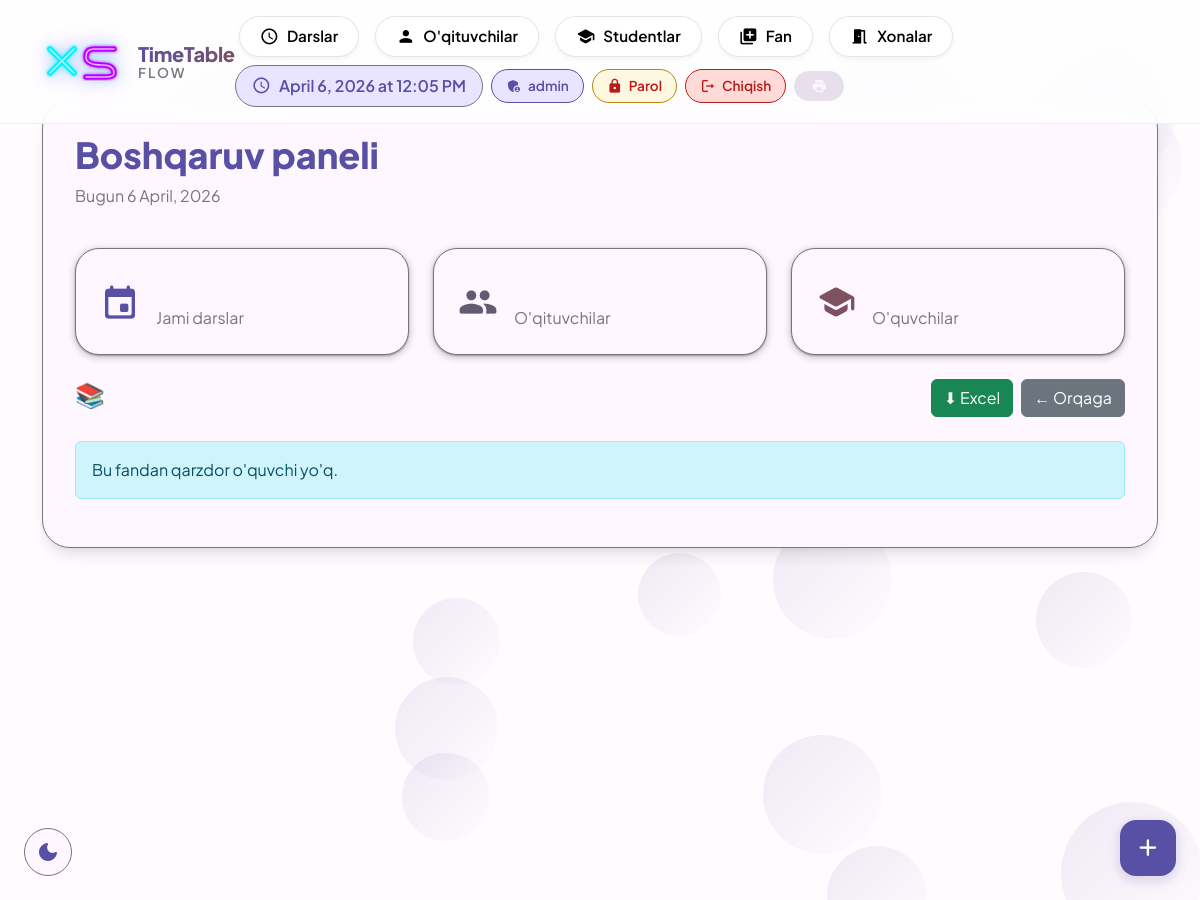
Before: /subject/1/students/ (signed in) with the older database file.
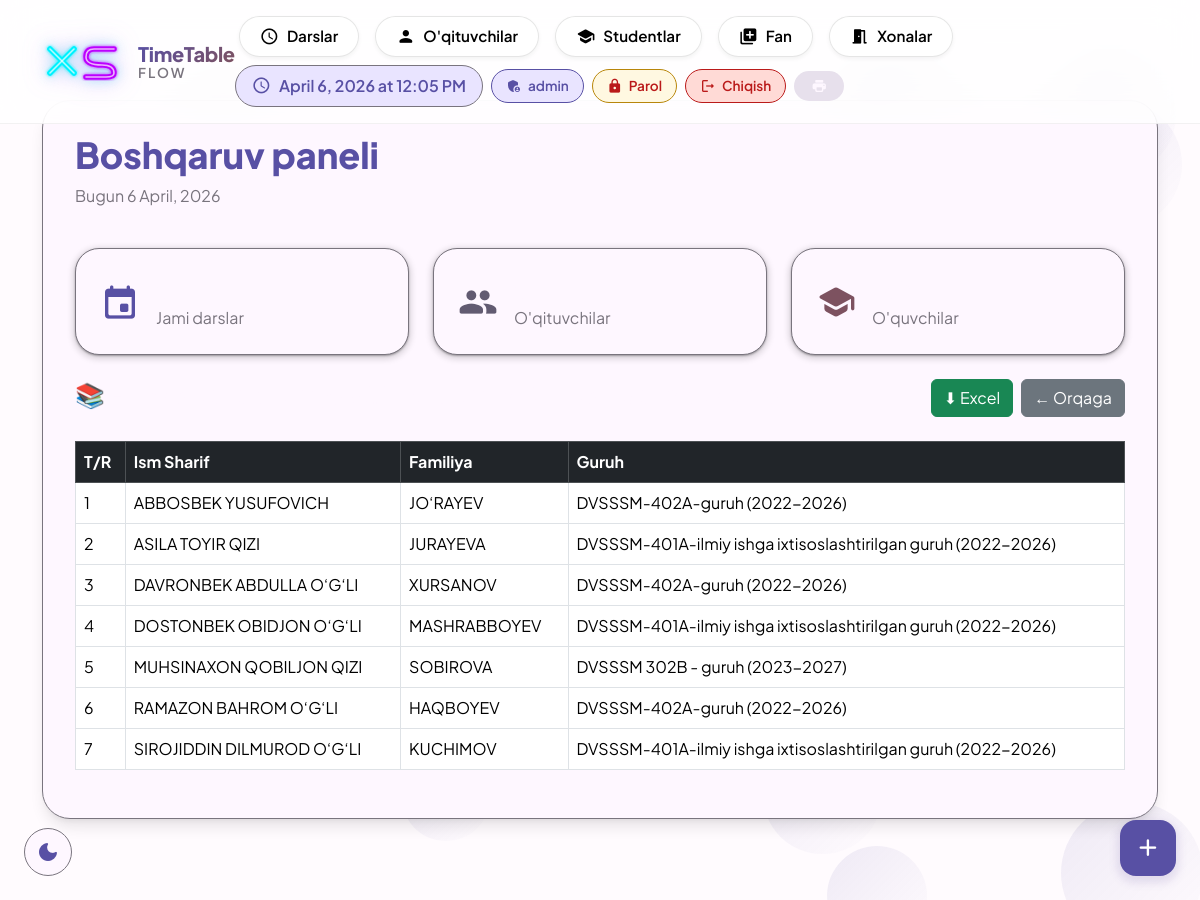
After: the same page with the newer database file.
### raspisaniya/models.py (models this page shows, shortened)
class Student(models.Model):
    user = models.OneToOneField(User, on_delete=models.SET_NULL, null=True, blank=True,related_name='student')
    student_id = models.CharField(max_length=20, unique=True, null=True, blank=True)
    first_name = models.CharField(max_length=50)
    last_name = models.CharField(max_length=50)
    group = models.ForeignKey(Group, on_delete=models.SET_NULL, null=True, blank=True)
    language = models.CharField(max_length=10, choices=LANGUAGE_CHOICES, default='uz')
    debts = models.ManyToManyField(Subject, related_name='debt_students', blank=True)

class Group(models.Model):
    name = models.CharField(max_length=100, unique=True)
    def __str__(self):
        return self.name

### raspisaniya/views.py (the view)
# urls.py: path('subject/<int:pk>/students/', views.subject_students, name='subject_students'),
@login_required
def subject_students(request, pk):
    subject = get_object_or_404(Subject, pk=pk)
    students = Student.objects.filter(debts=subject).order_by('last_name')
    return render(request, 'raspisaniya/subject_students.html', {
        'subject': subject, 'students': students,
    })

### templates/raspisaniya/subject_students.html
{% extends 'raspisaniya/base.html' %}
{% block content %}
<div class="d-flex justify-content-between align-items-center mb-4">
    <h4>📚 {{ subject.name }} — qarzdor o'quvchilar</h4>
    <div class="d-flex gap-2">
        <a href="{% url 'subject_students_excel' subject.pk %}" class="btn btn-success">
            ⬇ Excel
        </a>
        <a href="{% url 'subject_list' %}" class="btn btn-secondary">← Orqaga</a>
    </div>
</div>
{% if students %}
<table class="table table-bordered table-hover">
    <thead class="table-dark">
        <tr>
            <th>T/R</th>
            <th>Ism Sharif</th>
            <th>Familiya</th>
            <th>Guruh</th>
        </tr>
    </thead>
    <tbody>
        {% for student in students %}
        <tr>
            <td>{{ forloop.counter }}</td>
            <td>{{ student.last_name }}</td>
            <td>{{ student.first_name }}</td>
            <td>{{ student.group|default:"—" }}</td>
        </tr>
        {% endfor %}
    </tbody>
</table>
{% else %}
<div class="alert alert-info">Bu fandan qarzdor o'quvchi yo'q.</div>
{% endif %}
{% endblock %}

### templates/raspisaniya/base.html (shortened to what the changed rows need)
<!DOCTYPE html>
<html lang="uz">
<head>
    <link href="https://cdn.jsdelivr.net/npm/bootstrap@5.3.2/dist/css/bootstrap.min.css" rel="stylesheet">
</head>
<body>
    <div class="bubbles" id="bubbles"></div>
    <div class="app-bar" id="appBar">
        <div class="container">
        </div>
    </div>
    <button class="theme-toggle" id="themeToggle">
    </button>
    {% if user.is_authenticated and user.is_superuser %}
    <button class="fab" onclick="showQuickAdd()">
        <span class="material-icons-round">add</span>
    </button>
    {% endif %}
    <div class="container">
        <div class="md-surface">
            <div class="d-flex justify-content-between align-items-center mb-4">
                <div>
                    <h1 class="display-small">{% block page_title %}Boshqaruv paneli{% endblock %}</h1>
                </div>
            </div>
            {% block stats %}
            {% if user.is_superuser %}
            <div class="md-grid">
                <div class="md-card">
                </div>
                <div class="md-card">
                </div>
                <div class="md-card">
                </div>
            </div>
            {% endif %}
            {% endblock %}
            {% block content %}{% endblock %}
        </div>
    </div>
</body>
</html>

Changed rows visible on the page:
added Student: last_name "ABBOSBEK YUSUFOVICH", first_name "JO‘RAYEV", group "DVSSSM-402A-guruh (2022-2026)"
now on this page (row edited): Student: last_name "ASILA TOYIR QIZI", first_name "JURAYEVA", group "DVSSSM-401A-ilmiy ishga ixtisoslashtirilgan guruh (2022-2026)"
added Student: last_name "DAVRONBEK ABDULLA O‘G‘LI", first_name "XURSANOV", group "DVSSSM-402A-guruh (2022-2026)"
now on this page (row edited): Student: last_name "DOSTONBEK OBIDJON O‘G‘LI", first_name "MASHRABBOYEV", group "DVSSSM-401A-ilmiy ishga ixtisoslashtirilgan guruh (2022-2026)"
added Student: last_name "MUHSINAXON QOBILJON QIZI", first_name "SOBIROVA", group "DVSSSM 302B - guruh (2023-2027)"
now on this page (row edited): Student: last_name "RAMAZON BAHROM O‘G‘LI", first_name "HAQBOYEV", group "DVSSSM-402A-guruh (2022-2026)"
now on this page (row edited): Student: last_name "SIROJIDDIN DILMUROD O‘G‘LI", first_name "KUCHIMOV", group "DVSSSM-401A-ilmiy ishga ixtisoslashtirilgan guruh (2022-2026)"
Other visible differences:
text no longer shown: "Bu fandan qarzdor o'quvchi yo'q."
text now shown: "T/R Ism Sharif Familiya Guruh"
